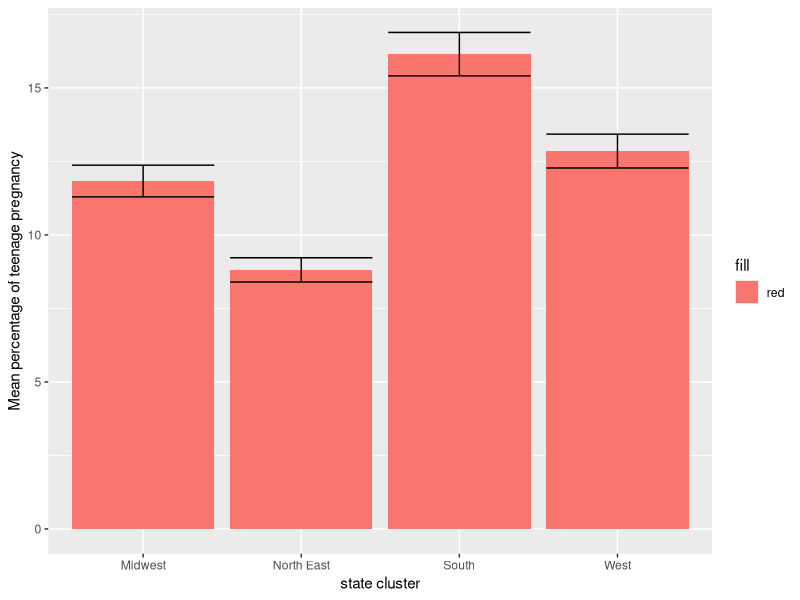

This chart was generated by the following R code:
data<-read.csv("./data/Percentage_teen_birth.csv",header = T)
head(data)
summary(data)
M<-mean(data$value)
S<-sd(data$value)
range(data$value)
index<-(which(data$value>(M-3*S) & 
                data$value<M+3*S))
length(index)
50/50
shapiro.test(data$value)
library(dplyr)
plot_graph<-data%>%
  group_by(State.group)%>%
  summarise(mean=mean(value),sd=sd(value),count=n())
library(ggplot2)
plot <- ggplot(data = plot_graph,
               aes(x=State.group,y=mean))
pos<-position_dodge(0.8)
plot+geom_bar(stat = "identity",position = pos,aes(fill="red"))+
  geom_errorbar(aes(ymax=mean+sd/sqrt(count),ymin=mean-sd/sqrt(count)),
                stat = "identity")+labs(x="state cluster",
                                        y="Mean percentage of teenage pregnancy")
  
avo_model<-aov(value~State.group,data = data)
summary(avo_model)
TukeyHSD(aov(value~State.group,data = data))
